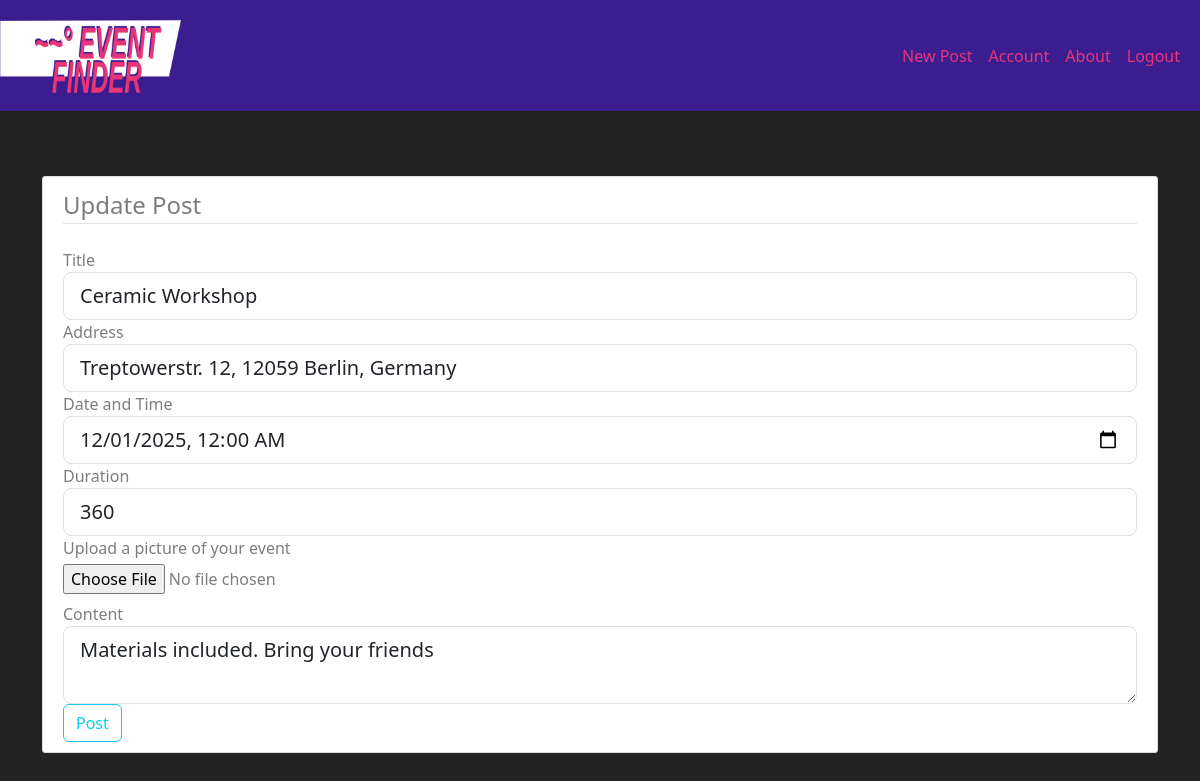
Before: /post/24/update (signed in) with the older database file.
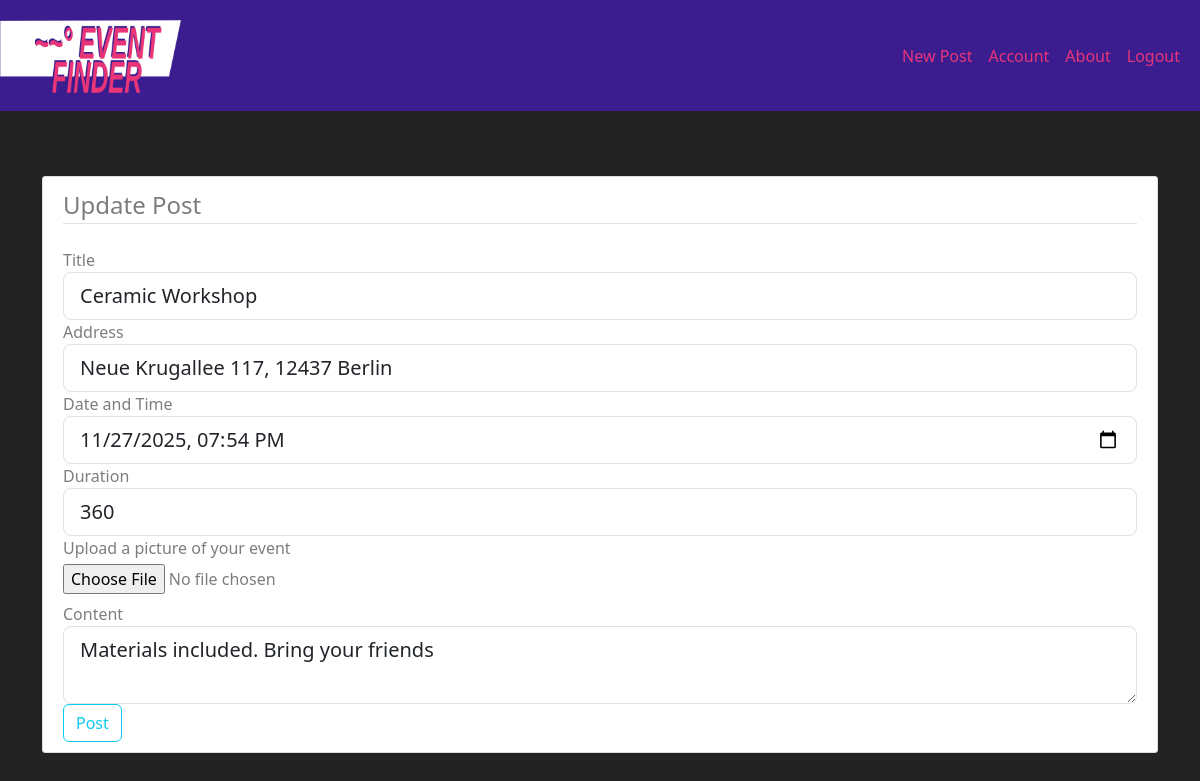
After: the same page with the newer database file.
### event_finder/models.py (models this page shows, shortened)
class Post(db.Model):
    id = db.Column(db.Integer, primary_key=True)
    title = db.Column(db.String(100), nullable=False)
    address = db.Column(db.String(255), nullable=True)
    latitude = db.Column(db.Float, nullable=True)
    longitude = db.Column(db.Float, nullable=True)
    date_posted = db.Column(db.DateTime, nullable=False, default=datetime.utcnow)
    event_date = db.Column(db.DateTime, nullable=True)
    duration_minutes = db.Column(db.Integer, nullable=True)
    image = db.Column(db.String(20), nullable=True, default='event_default.jpg')
    content = db.Column(db.Text, nullable=False)
    user_id = db.Column(db.Integer, db.ForeignKey('user.id'), nullable=False)

### event_finder/routes.py (the view)
@app.route("/post/<int:post_id>/update", methods = ['GET', 'POST'])
@login_required
def update_post(post_id):
    post = Post.query.get_or_404(post_id)
    if post.author != current_user:
        abort(403) #http response for forbidden route
    form = PostForm()
    if form.validate_on_submit():
        if form.picture.data:
            post.image = save_event_picture(form.picture.data)
        post.title = form.title.data
        post.content = form.content.data
        post.address = form.address.data
        post.event_date = form.event_date.data
        post.duration_minutes = form.duration_minutes.data
        db.session.commit() # here we dont use db.session.add because we are not creating new data, but updating it
        flash('Your post was updated!', 'success')
        return redirect(url_for('post', post_id=post.id))
    elif request.method == 'GET':
        form.title.data = post.title
        form.content.data = post.content
        form.address.data = post.address
        form.event_date.data = post.event_date
        form.duration_minutes.data = post.duration_minutes
    return render_template('create_post.html', title='Update Post',
                           form=form, legend='Update Post')

### event_finder/forms.py
class PostForm(FlaskForm):
    title = StringField('Title', validators=[DataRequired()])
    address = StringField('Address', validators=[DataRequired()])
    event_date = DateTimeLocalField('Date and Time', format="%Y-%m-%dT%H:%M", validators=[DataRequired()])
    duration_minutes = IntegerField('Duration', validators=[DataRequired(), NumberRange(min=1, max=1440)])
    picture = FileField('Upload a picture of your event', validators=[FileAllowed(['jpg', 'png'])])
    content = TextAreaField('Content', validators=[DataRequired()])
    submit = SubmitField('Post')

### event_finder/models.py (called while the page is built)
@login_manager.user_loader
def load_user(user_id):
    return User.query.get(int(user_id))

### event_finder/templates/create_post.html (shortened to what this page needs)
{% extends "layout.html" %}
{% block content %}
    <div class="content-section">
        <form method="POST" action="" enctype="multipart/form-data">
            <fieldset class="form-group">
                <legend class="border-bottom mb-4">
                    {{ legend }}
                </legend>
                <div class="form-group">
                    {{ form.title.label(class="form-control-label") }}
                    {% if  form.title.errors %}
                        {{ form.title(class="form-control form-control-lg is-invalid") }}
                    <div class="invalid-feedback">
                        {% for error in form.title.errors %}
                            <span>{{ error }}</span>
                        {% endfor %}
                    </div>
                        {% else %}
                            {{ form.title(class="form-control form-control-lg") }}
                        {% endif %}
                </div>
                <div class="form-group">
                    {{ form.address.label(class="form-control-label") }}
                    {% if  form.address.errors %}
                        {{ form.address(class="form-control form-control-lg is-invalid") }}
                    <div class="invalid-feedback">
                        {% for error in form.address.errors %}
                            <span>{{ error }}</span>
                        {% endfor %}
                    </div>
                        {% else %}
                            {{ form.address(class="form-control form-control-lg") }}
                        {% endif %}
                </div>
                <div class="form-group">
                    {{ form.event_date.label(class="form-control-label") }}
                    {% if  form.event_date.errors %}
                        {{ form.event_date(class="form-control form-control-lg is-invalid") }}
                    <div class="invalid-feedback">
                        {% for error in form.event_date.errors %}
                            <span>{{ error }}</span>
                        {% endfor %}
                    </div>
                        {% else %}
                            {{ form.event_date(class="form-control form-control-lg") }}
                        {% endif %}
                </div>
                <div class="form-group">
                    {{ form.duration_minutes.label(class="form-control-label") }}
                    {% if  form.duration_minutes.errors %}
                        {{ form.duration_minutes(class="form-control form-control-lg is-invalid") }}
                    <div class="invalid-feedback">
                        {% for error in form.duration_minutes.errors %}
                            <span>{{ error }}</span>
                        {% endfor %}
                    </div>
                        {% else %}
                            {{ form.duration_minutes(class="form-control form-control-lg") }}
                        {% endif %}
                </div>
                    <div class="form-group mb-2">
                      {{ form.picture.label() }}
                      <div class="mt-1">
                        {{ form.picture(class="form-control-file")}}
                      </div>
                    </div>
                    <div class="form-group">
                        {{ form.content.label(class="form-control-label") }}
                        {% if  form.content.errors %}
                            {{ form.content(class="form-control form-control-lg is-invalid") }}
                        <div class="invalid-feedback">
                            {% for error in form.content.errors %}
                                <span>{{ error }}</span>
                            {% endfor %}
                        </div>
                            {% else %}
                                {{ form.content(class="form-control form-control-lg") }}
                            {% endif %}
                    </div>
            </fieldset>
            <div class="form-group">
                {{ form.submit(class="btn btn-outline-info") }}
            </div>
        </form>
    </div>
{% endblock content %}

Changed rows visible on the page:
changed Post "Ceramic Workshop": address "Treptowerstr. 12, 12059 Berlin, Germany" → "Neue Krugallee 117, 12437 Berlin"; event_date "12/01/2025 00:00" → "11/27/2025 19:54"
